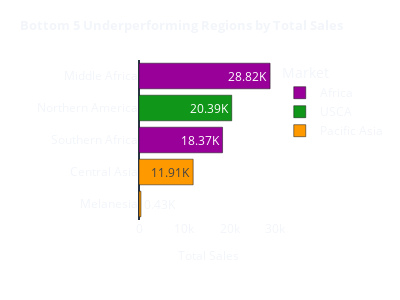

Notebook cell for this chart:
### Code cell
bar2 = create_bar_region2(df_2017)
bar2

### Figure 1 — Plotly figure (JSON) as saved in the notebook; plotly's stock layout.template omitted (floating-point values rounded to 4 significant figures)
{"data": [{"alignmentgroup": "True", "hovertemplate": "market=Africa<br>Total Sales=%{x}<br>=%{y}<br>total_sales_formatted=%{text}<extra></extra>", "legendgroup": "Africa", "marker": {"color": "#990099", "pattern": {"shape": ""}}, "name": "Africa", "offsetgroup": "Africa", "orientation": "h", "showlegend": true, "text": ["28.82K", "18.37K"], "textposition": "auto", "type": "bar", "x": [28820.0, 18370.0], "xaxis": "x", "y": ["Middle Africa", "Southern Africa"], "yaxis": "y"}, {"alignmentgroup": "True", "hovertemplate": "market=USCA<br>Total Sales=%{x}<br>=%{y}<br>total_sales_formatted=%{text}<extra></extra>", "legendgroup": "USCA", "marker": {"color": "#109618", "pattern": {"shape": ""}}, "name": "USCA", "offsetgroup": "USCA", "orientation": "h", "showlegend": true, "text": ["20.39K"], "textposition": "auto", "type": "bar", "x": [20390.0], "xaxis": "x", "y": ["Northern America"], "yaxis": "y"}, {"alignmentgroup": "True", "hovertemplate": "market=Pacific Asia<br>Total Sales=%{x}<br>=%{y}<br>total_sales_formatted=%{text}<extra></extra>", "legendgroup": "Pacific Asia", "marker": {"color": "#FF9900", "pattern": {"shape": ""}}, "name": "Pacific Asia", "offsetgroup": "Pacific Asia", "orientation": "h", "showlegend": true, "text": ["11.91K", "0.43K"], "textposition": "auto", "type": "bar", "x": [11910.0, 425.0], "xaxis": "x", "y": ["Central Asia", "Melanesia"], "yaxis": "y"}], "layout": {"autosize": true, "barmode": "relative", "height": 300, "legend": {"title": {"text": "Market"}, "tracegroupgap": 0}, "margin": {"t": 60}, "paper_bgcolor": "rgba(0, 0, 0, 0)", "plot_bgcolor": "rgba(0, 0, 0, 0)", "title": {"font": {"size": 13}, "text": "<b>Bottom 5 Underperforming Regions by Total Sales</b>"}, "width": 400, "xaxis": {"anchor": "y", "domain": [0, 1], "showgrid": false, "title": {"font": {"size": 12}, "text": "Total Sales"}}, "yaxis": {"anchor": "x", "categoryorder": "total ascending", "domain": [0, 1], "showgrid": false, "title": {"text": ""}}}}
